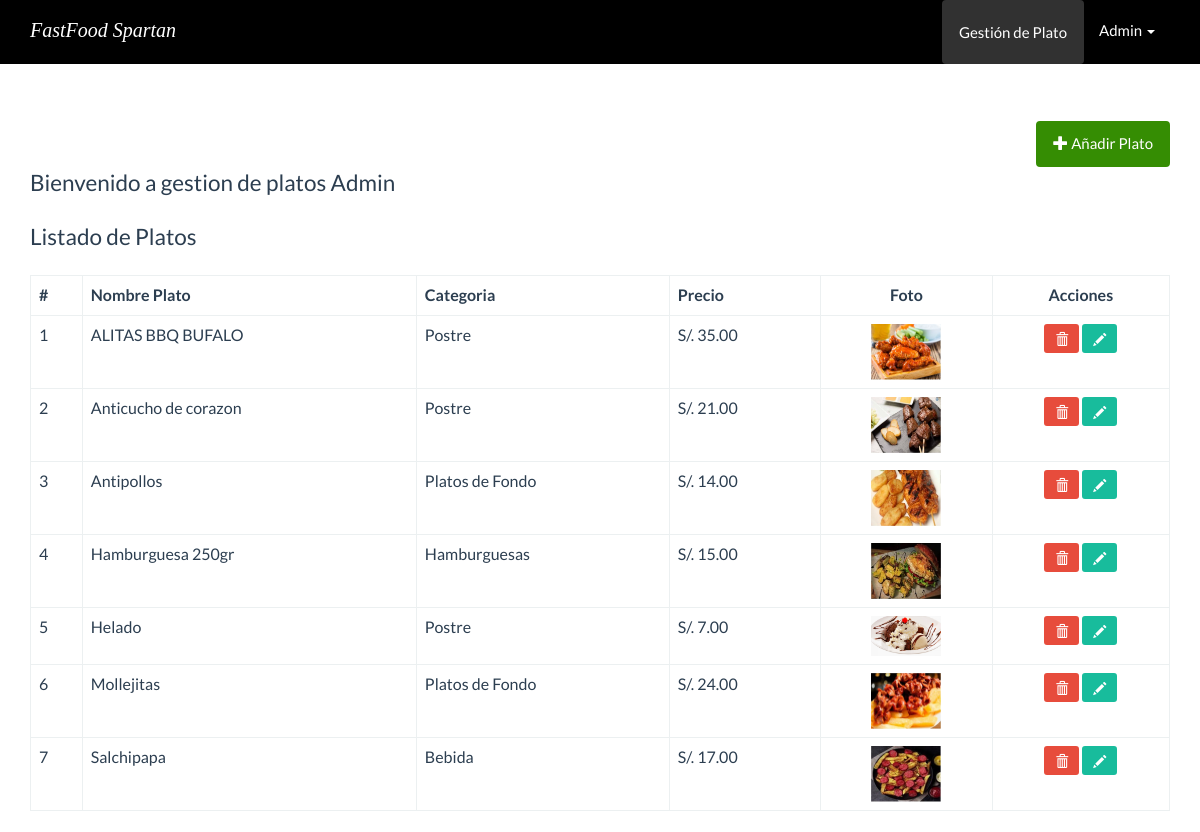
/back-end/templates/platos/indexGestion.php (signed in), run on the app's committed database.
### tables this page shows
CREATE TABLE `plato` (
  `Id_Plato` int(11) NOT NULL,
  `NombrePlato` varchar(255) NOT NULL,
  `Precio` decimal(5,2) NOT NULL,
  `Descripcion` text NOT NULL,
  `Imagen` varchar(255) NOT NULL,
  `Id_Categoria` int(11) NOT NULL
);

CREATE TABLE `categoria` (
  `Id_Categoria` int(11) NOT NULL,
  `nombre` varchar(200) NOT NULL
);

### back-end/src/Plato.php (called while the page is built, shortened)
<?php
class Plato{
    private $cn = null;
    public function __construct(){
        $this->config = parse_ini_file(__DIR__ . '/../config.ini');
        $this->cn = new \PDO($this->config['dns'], $this->config['usuario'],$this->config['clave'],array(
            \PDO::MYSQL_ATTR_INIT_COMMAND => 'SET NAMES utf8'
        ));
    }
    public function mostrar(){
        $sql="SELECT plato.Id_Plato,NombrePlato,Precio,Descripcion,nombre,Imagen
        FROM plato
        INNER JOIN categoria
        on plato.Id_Categoria = categoria.Id_Categoria ORDER BY plato.NombrePlato ASC";
      $resultado = $this->cn->prepare($sql);
      if($resultado->execute())
          return $resultado->fetchAll();
      return false;
    }
}
?>

### back-end/templates/platos/indexGestion.php (the view, shortened to what this page needs)
<!DOCTYPE html>
<html lang="en">
<head>
  <link rel="stylesheet" href="../../assets/css/bootstrap.min.css">
  <link rel="stylesheet" href="../../assets/css/estilos.css">
</head>
<body>
  <nav class="navbar navbar-default navbar-fixed-top">
    <div class="container">
      <div class="navbar-header">
        <a id="titulo-pagina" class="navbar-brand" href="../../../index.php">FastFood Spartan</a>
      </div>
      <div id="navbar" class="navbar-collapse collapse">
        <ul class="nav navbar-nav pull-right">
          <li class="active">
            <a href="indexGestion.php" class="btn">Gestión de Plato</a>
          </li>
          <li class="dropdown">
            <a href="#" class="dropdown-toggle" data-toggle="dropdown" role="button" aria-haspopup="true" aria-expanded="false">Admin <span class="caret"></span></a>
          </li>
        </ul>
      </div>
    </div>
  </nav>
  <div class="container" id="main">
    <div class="row">
      <div class="col-md-12">
        <div class="pull-right">
          <a href="form_registrar.php" class="btn btn-primary"><span class="glyphicon glyphicon-plus"></span> Añadir Plato</a>
        </div>
      </div>
    </div>
    <div class="row">
      <div class="col-md-12">
        <fieldset>
       <legend>Bienvenido a gestion de platos <?php print $_SESSION['Username'] ?></legend>
          <legend>Listado de Platos</legend>
          <table class="table table-bordered">
            <thead>
            <tbody>
              <tr>
                <th>#</th>
                <th>Nombre Plato</th>
                <th>Categoria</th>
                <th>Precio</th>
                <th class="text-center">Foto</th>
                <th class="text-center">Acciones</th>
              </tr>
              </thead>
              <?php
              $plato = new FastFood\Plato;
              $info_plato = $plato->mostrar();
              $cantidad = count($info_plato);
              if ($cantidad > 0) {
                $c = 0;
                for ($x = 0; $x < $cantidad; $x++) {
                  $c++;
                  $item = $info_plato[$x];
              ?>
                  <tr>
                    <td><?php print $c ?></td>
                    <td><?php print $item['NombrePlato'] ?></td>
                    <td><?php print $item['nombre'] ?></td>
                    <td>S/. <?php print $item['Precio'] ?></td>
                    <td class="text-center">
                      <?php
                      $foto = '../../upload/' . $item['Imagen'];
                      if (file_exists($foto)) {
                      ?>
                        <img src="<?php print $foto; ?>" width="70">
                      <?php } else { ?>
                        SIN FOTO
                      <?php } ?>
                    </td>
                    <td class="text-center">
                      <a href="../acciones.php?Id_Plato=<?php print $item['Id_Plato']; ?>" class="btn btn-danger btn-sm"><span class="glyphicon glyphicon-trash"></span></a>
                      <a href="form_actualizar.php?Id_Plato=<?php print $item['Id_Plato']; ?>" class="btn btn-success btn-sm"><span class="glyphicon glyphicon-pencil"></span></a>
                    </td>
                  </tr>
                <?php
                }
              } else {
                ?>
                <tr>
                  <td colspan="6">No hay registros</td>
                </tr>
              <?php
              } ?>
          </table>
        </fieldset>
      </div>
    </div>
  </div>
</body>
</html>

### back-end/assets/css/estilos.css (style rules this page uses)
#main { margin-top: 100px; }
#titulo-pagina { font-family: "Lora", serif; font-family: "Merriweather", serif; font-style: italic; font-size: 20px; color: white; }

### data on the page
plato: NombrePlato "ALITAS BBQ BUFALO", Id_Categoria.nombre "Postre", Precio "35.00", Imagen (picture)
plato: NombrePlato "Anticucho de corazon", Id_Categoria.nombre "Postre", Precio "21.00", Imagen (picture)
plato: NombrePlato "Antipollos", Id_Categoria.nombre "Platos de Fondo", Precio "14.00", Imagen (picture)
plato: NombrePlato "Hamburguesa 250gr", Id_Categoria.nombre "Hamburguesas", Precio "15.00", Imagen (picture)
plato: NombrePlato "Helado", Id_Categoria.nombre "Postre", Precio "7.00", Imagen (picture)
plato: NombrePlato "Mollejitas", Id_Categoria.nombre "Platos de Fondo", Precio "24.00", Imagen (picture)
plato: NombrePlato "Salchipapa", Id_Categoria.nombre "Bebida", Precio "17.00", Imagen (picture)

### other printed values
$_SESSION['Username'] "Admin"
